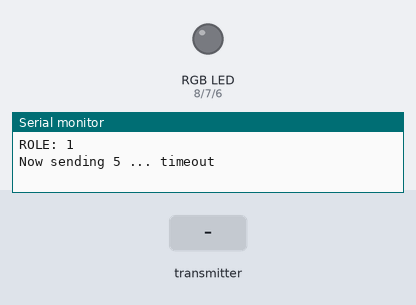
A sketch run on a simulated Arduino Uno, built with avr-gcc and run on an emulated ATmega328P. Shown: an RGB LED mixed from three pins (HIGH = lit), the last lines printed to the serial monitor. Inputs (shaded band) come from the test bench. No radio packets arrive unless stated.

Above: at 0.1 s.
At 1.2 s:
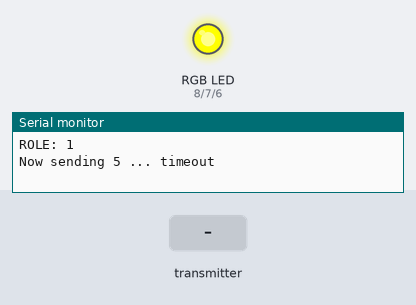
1.3 s: the transmitter starts sending got_time = 0
At 2.5 s:
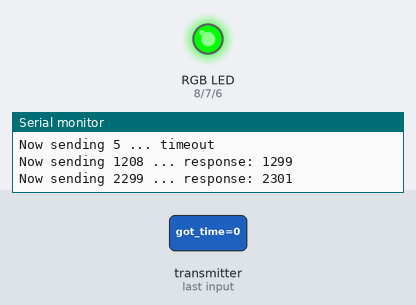
Timing chart, 0 to 4.3 s (numbered marks = the images above; inputs shaded):
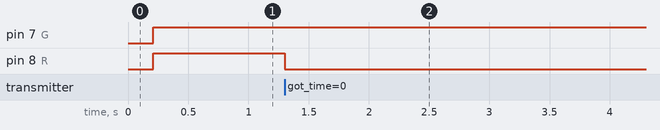

Measured:
- after the input at 1.3 s, pin 8 (R): HIGH → LOW at once

The sketch:

rgb_pair.ino
```cpp
// (licence header left out)
/**
 * Example RF Radio Ping Pair
 *
 * This is an example of how to use the RF24 class.  Write this sketch to two different nodes,
 * connect the role_pin to ground on one.  The ping node sends the current time to the pong node,
 * which responds by sending the value back.  The ping node can then see how long the whole cycle
 * took.
 */

#include <SPI.h>
#include "nRF24L01.h"
#include "RF24.h"

//
// Hardware configuration
//

// Set up nRF24L01 radio on SPI bus plus pins 9 & 10

RF24 radio(9,10);

// sets the role of this unit in hardware.  Connect to GND to be the 'pong' receiver
// Leave open to be the 'ping' transmitter
const int role_pin = 7;

//
// Topology
//

// Radio pipe addresses for the 2 nodes to communicate.
const uint64_t pipes[2] = { 0xF0F0F0F0E1LL, 0xF0F0F0F0D2LL };

//
// Role management
//
// Set up role.  This sketch uses the same software for all the nodes
// in this system.  Doing so greatly simplifies testing.  The hardware itself specifies
// which node it is.
//
// This is done through the role_pin
//

const int SERVER = 1;
const int CLIENT = 2;

const int ROLE = SERVER;


const int R = 8;
const int G = 7;
const int B = 6;


const int _33 = 51;
const int _66 = 102;
const int _99 = 153;
const int _CC = 204;
const int _FF = 255;

void setup(void)
{

  pinMode(R, OUTPUT);
  pinMode(G, OUTPUT);
  pinMode(B, OUTPUT);

  //
  // Print preamble
  //

  Serial.begin(9600);

  Serial.print("ROLE: ");
  Serial.println(ROLE);

  //
  // Setup and configure rf radio
  //

  radio.begin();

  // optionally, increase the delay between retries & # of retries
  radio.setRetries(15,15);

  // optionally, reduce the payload size.  seems to
  // improve reliability
  radio.setPayloadSize(64);

  //
  // Open pipes to other nodes for communication
  //

  // This simple sketch opens two pipes for these two nodes to communicate
  // back and forth.
  // Open 'our' pipe for writing
  // Open the 'other' pipe for reading, in position #1 (we can have up to 5 pipes open for reading)

  if ( ROLE == SERVER )
  {
    radio.openWritingPipe(pipes[0]);
    radio.openReadingPipe(1,pipes[1]);
  }
  else
  {
    radio.openWritingPipe(pipes[1]);
    radio.openReadingPipe(1,pipes[0]);
  }

  //
  // Start listening
  //

  radio.startListening();

  //
  // Dump the configuration of the rf unit for debugging
  //

  radio.printDetails();
}

void loop(void)
{
  //
  // Ping out role.  Repeatedly send the current time
  //

  if (ROLE == SERVER)
  {

    // First, stop listening so we can talk.
    radio.stopListening();

    // Take the time, and send it.  This will block until complete
    unsigned long time = millis();
    Serial.print("Now sending ");
    Serial.print(time);
    Serial.print(" ... ");

    bool ok = radio.write( &time, sizeof(unsigned long) );

    if (!ok) {
      Serial.print("failed");
      color(_FF, 0, 0);
    }

    // Now, continue listening
    radio.startListening();

    // Wait here until we get a response, or timeout (250ms)
    unsigned long started_waiting_at = millis();
    bool timeout = false;
    while ( ! radio.available() && ! timeout )
      if (millis() - started_waiting_at > 200 )
        timeout = true;


    // Describe the results
    if ( timeout )
    {
      color(_FF, _99, 0);
      Serial.println("timeout");
    }
    else
    {
      color(0, _FF, 0);

      // Grab the response, compare, and send to debugging spew
      unsigned long got_time;
      radio.read( &got_time, sizeof(unsigned long) );

      // Spew it
      Serial.print("response: ");
      Serial.println(millis()-got_time);
    }

    // Try again 1s later
    delay(1000);
  }

  //
  // Pong back role.  Receive each packet, dump it out, and send it back
  //

  else if ( ROLE == CLIENT )
  {

    // if there is data ready
    if ( radio.available() )
    {
      // Dump the payloads until we've gotten everything
      unsigned long got_time;
      bool done = false;
      while (!done)
      {
        // Fetch the payload, and see if this was the last one.
        done = radio.read( &got_time, sizeof(unsigned long) );

        // Spew it
        Serial.print("Got payload: ");
        Serial.print(got_time);
        Serial.print(" ... ");

        color(_FF, 0, 0);

	// Delay just a little bit to let the other unit
	// make the transition to receiver
	//delay(20);
      }

      // First, stop listening so we can talk
      radio.stopListening();

      // Send the final one back.
      radio.write( &got_time, sizeof(unsigned long) );
      Serial.println("responsed");


      color(0, 0, _33);

      // Now, resume listening so we catch the next packets.
      radio.startListening();
    }

  }
}

void color(int r, int g, int b) {
        analogWrite(R, r);
        analogWrite(G, g);
        analogWrite(B, b);
}
```
